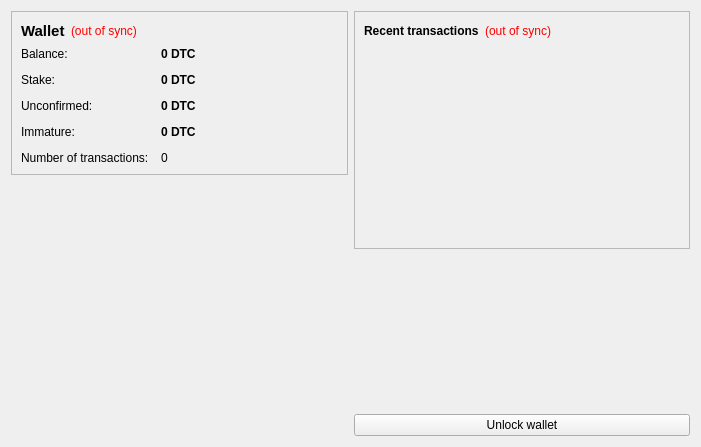
<?xml version="1.0" encoding="UTF-8"?>
<ui version="4.0">
 <class>OverviewPage</class>
 <widget class="QWidget" name="OverviewPage">
  <property name="geometry">
   <rect>
    <x>0</x>
    <y>0</y>
    <width>701</width>
    <height>447</height>
   </rect>
  </property>
  <property name="windowTitle">
   <string>Form</string>
  </property>
  <layout class="QHBoxLayout" name="horizontalLayout" stretch="1,1">
   <item>
    <layout class="QVBoxLayout" name="verticalLayout_2">
     <item>
      <widget class="QFrame" name="frame">
       <property name="frameShape">
        <enum>QFrame::StyledPanel</enum>
       </property>
       <property name="frameShadow">
        <enum>QFrame::Raised</enum>
       </property>
       <layout class="QVBoxLayout" name="verticalLayout_4">
        <item>
         <layout class="QHBoxLayout" name="horizontalLayout_4">
          <item>
           <widget class="QLabel" name="label_5">
            <property name="font">
             <font>
              <pointsize>11</pointsize>
              <weight>75</weight>
              <bold>true</bold>
             </font>
            </property>
            <property name="text">
             <string>Wallet</string>
            </property>
           </widget>
          </item>
          <item>
           <widget class="QLabel" name="labelWalletStatus">
            <property name="toolTip">
             <string>The displayed information may be out of date. Your wallet automatically synchronizes with the DtbCoin network after a connection is established, but this process has not completed yet.</string>
            </property>
            <property name="styleSheet">
             <string notr="true">QLabel { color: red; }</string>
            </property>
            <property name="text">
             <string notr="true">(out of sync)</string>
            </property>
            <property name="alignment">
             <set>Qt::AlignLeading|Qt::AlignLeft|Qt::AlignVCenter</set>
            </property>
           </widget>
          </item>
          <item>
           <spacer name="horizontalSpacer_2">
            <property name="orientation">
             <enum>Qt::Horizontal</enum>
            </property>
            <property name="sizeHint" stdset="0">
             <size>
              <width>40</width>
              <height>20</height>
             </size>
            </property>
           </spacer>
          </item>
         </layout>
        </item>
        <item>
         <layout class="QFormLayout" name="formLayout_2">
          <property name="fieldGrowthPolicy">
           <enum>QFormLayout::AllNonFixedFieldsGrow</enum>
          </property>
          <property name="horizontalSpacing">
           <number>12</number>
          </property>
          <property name="verticalSpacing">
           <number>12</number>
          </property>
          <item row="0" column="0">
           <widget class="QLabel" name="label">
            <property name="text">
             <string>Balance:</string>
            </property>
           </widget>
          </item>
          <item row="0" column="1">
           <widget class="QLabel" name="labelBalance">
            <property name="font">
             <font>
              <weight>75</weight>
              <bold>true</bold>
             </font>
            </property>
            <property name="cursor">
             <cursorShape>IBeamCursor</cursorShape>
            </property>
            <property name="toolTip">
             <string>Your current balance</string>
            </property>
            <property name="text">
             <string notr="true">0 DTC</string>
            </property>
            <property name="textInteractionFlags">
             <set>Qt::LinksAccessibleByMouse|Qt::TextSelectableByKeyboard|Qt::TextSelectableByMouse</set>
            </property>
           </widget>
          </item>
          <item row="1" column="0">
           <widget class="QLabel" name="label_6">
            <property name="text">
             <string>Stake:</string>
            </property>
           </widget>
          </item>
          <item row="1" column="1">
           <widget class="QLabel" name="labelStake">
            <property name="font">
             <font>
              <weight>75</weight>
              <bold>true</bold>
             </font>
            </property>
            <property name="cursor">
             <cursorShape>IBeamCursor</cursorShape>
            </property>
            <property name="toolTip">
             <string>Total of coins that was staked, and do not yet count toward the current balance</string>
            </property>
            <property name="text">
             <string notr="true">0 DTC</string>
            </property>
            <property name="textInteractionFlags">
             <set>Qt::LinksAccessibleByMouse|Qt::TextSelectableByKeyboard|Qt::TextSelectableByMouse</set>
            </property>
           </widget>
          </item>
          <item row="2" column="0">
           <widget class="QLabel" name="label_3">
            <property name="text">
             <string>Unconfirmed:</string>
            </property>
           </widget>
          </item>
          <item row="2" column="1">
           <widget class="QLabel" name="labelUnconfirmed">
            <property name="font">
             <font>
              <weight>75</weight>
              <bold>true</bold>
             </font>
            </property>
            <property name="cursor">
             <cursorShape>IBeamCursor</cursorShape>
            </property>
            <property name="toolTip">
             <string>Total of transactions that have yet to be confirmed, and do not yet count toward the current balance</string>
            </property>
            <property name="text">
             <string notr="true">0 DTC</string>
            </property>
            <property name="textInteractionFlags">
             <set>Qt::LinksAccessibleByMouse|Qt::TextSelectableByKeyboard|Qt::TextSelectableByMouse</set>
            </property>
           </widget>
          </item>
          <item row="3" column="0">
           <widget class="QLabel" name="labelImmatureText">
            <property name="text">
             <string>Immature:</string>
            </property>
           </widget>
          </item>
          <item row="3" column="1">
           <widget class="QLabel" name="labelImmature">
            <property name="font">
             <font>
              <weight>75</weight>
              <bold>true</bold>
             </font>
            </property>
            <property name="toolTip">
             <string>Mined balance that has not yet matured</string>
            </property>
            <property name="text">
             <string notr="true">0 DTC</string>
            </property>
            <property name="textInteractionFlags">
             <set>Qt::LinksAccessibleByMouse|Qt::TextSelectableByKeyboard|Qt::TextSelectableByMouse</set>
            </property>
           </widget>
          </item>
          <item row="4" column="0">
           <widget class="QLabel" name="label_2">
            <property name="text">
             <string>Number of transactions:</string>
            </property>
           </widget>
          </item>
          <item row="4" column="1">
           <widget class="QLabel" name="labelNumTransactions">
            <property name="toolTip">
             <string>Total number of transactions in wallet</string>
            </property>
            <property name="text">
             <string notr="true">0</string>
            </property>
           </widget>
          </item>
         </layout>
        </item>
       </layout>
      </widget>
     </item>
     <item>
      <spacer name="verticalSpacer">
       <property name="orientation">
        <enum>Qt::Vertical</enum>
       </property>
       <property name="sizeHint" stdset="0">
        <size>
         <width>20</width>
         <height>40</height>
        </size>
       </property>
      </spacer>
     </item>
     <item>
      <widget class="QLabel" name="label_6">
       <property name="text">
        <string/>
       </property>
       <property name="pixmap">
        <pixmap resource="../bitcoin.qrc">:/images/backg</pixmap>
       </property>
       <property name="scaledContents">
        <bool>false</bool>
       </property>
       <property name="alignment">
        <set>Qt::AlignCenter</set>
       </property>
       <property name="margin">
        <number>-2</number>
       </property>
      </widget>
     </item>
    </layout>
   </item>
   <item>
    <layout class="QVBoxLayout" name="verticalLayout_3">
     <item>
      <widget class="QFrame" name="frame_2">
       <property name="frameShape">
        <enum>QFrame::StyledPanel</enum>
       </property>
       <property name="frameShadow">
        <enum>QFrame::Raised</enum>
       </property>
       <layout class="QVBoxLayout" name="verticalLayout">
        <item>
         <layout class="QHBoxLayout" name="horizontalLayout_2">
          <item>
           <widget class="QLabel" name="label_4">
            <property name="text">
             <string>&lt;b&gt;Recent transactions&lt;/b&gt;</string>
            </property>
           </widget>
          </item>
          <item>
           <widget class="QLabel" name="labelTransactionsStatus">
            <property name="toolTip">
             <string>The displayed information may be out of date. Your wallet automatically synchronizes with the DtbCoin network after a connection is established, but this process has not completed yet.</string>
            </property>
            <property name="styleSheet">
             <string notr="true">QLabel { color: red; }</string>
            </property>
            <property name="text">
             <string notr="true">(out of sync)</string>
            </property>
            <property name="alignment">
             <set>Qt::AlignRight|Qt::AlignTrailing|Qt::AlignVCenter</set>
            </property>
           </widget>
          </item>
          <item>
           <spacer name="horizontalSpacer">
            <property name="orientation">
             <enum>Qt::Horizontal</enum>
            </property>
            <property name="sizeHint" stdset="0">
             <size>
              <width>40</width>
              <height>20</height>
             </size>
            </property>
           </spacer>
          </item>
         </layout>
        </item>
        <item>
         <widget class="QListView" name="listTransactions">
          <property name="styleSheet">
           <string notr="true">QListView { background: transparent; }</string>
          </property>
          <property name="frameShape">
           <enum>QFrame::NoFrame</enum>
          </property>
          <property name="verticalScrollBarPolicy">
           <enum>Qt::ScrollBarAlwaysOff</enum>
          </property>
          <property name="horizontalScrollBarPolicy">
           <enum>Qt::ScrollBarAlwaysOff</enum>
          </property>
          <property name="selectionMode">
           <enum>QAbstractItemView::NoSelection</enum>
          </property>
         </widget>
        </item>
       </layout>
      </widget>
     </item>
     <item>
      <spacer name="verticalSpacer_2">
       <property name="orientation">
        <enum>Qt::Vertical</enum>
       </property>
       <property name="sizeHint" stdset="0">
        <size>
         <width>20</width>
         <height>40</height>
        </size>
       </property>
      </spacer>
     </item>
     <item>
      <widget class="QPushButton" name="unlockWalletButton">
       <property name="text">
        <string>Unlock wallet</string>
       </property>
      </widget>
     </item>
    </layout>
   </item>
  </layout>
 </widget>
 <resources>
  <include location="../bitcoin.qrc"/>
 </resources>
 <connections/>
</ui>
